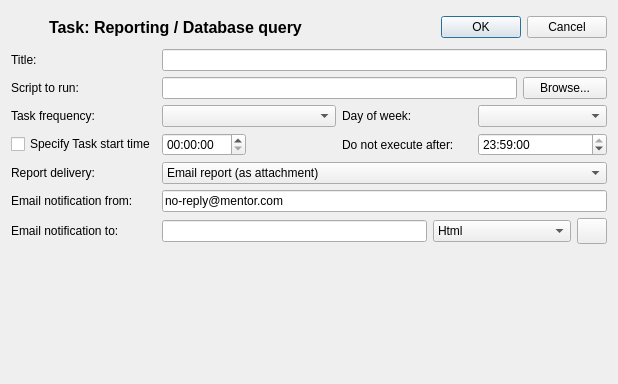
<?xml version="1.0" encoding="UTF-8"?>
<ui version="4.0">
 <class>monitor_reporting_basedialog</class>
 <widget class="QDialog" name="monitor_reporting_basedialog">
  <property name="geometry">
   <rect>
    <x>0</x>
    <y>0</y>
    <width>618</width>
    <height>384</height>
   </rect>
  </property>
  <property name="sizePolicy">
   <sizepolicy hsizetype="Preferred" vsizetype="Preferred">
    <horstretch>0</horstretch>
    <verstretch>0</verstretch>
   </sizepolicy>
  </property>
  <property name="windowTitle">
   <string>Schedule: Reporting on custom query</string>
  </property>
  <property name="windowIcon">
   <iconset resource="gex.qrc">
    <normaloff>:/gex/icons/gex_application_48x48.png</normaloff>:/gex/icons/gex_application_48x48.png</iconset>
  </property>
  <property name="autoFillBackground">
   <bool>true</bool>
  </property>
  <layout class="QVBoxLayout" name="verticalLayout">
   <item>
    <layout class="QHBoxLayout" name="horizontalLayout">
     <item>
      <widget class="QLabel" name="pixmapLabel1_2_2">
       <property name="minimumSize">
        <size>
         <width>32</width>
         <height>32</height>
        </size>
       </property>
       <property name="maximumSize">
        <size>
         <width>32</width>
         <height>32</height>
        </size>
       </property>
       <property name="pixmap">
        <pixmap resource="../../gex.qrc">:/gex/icons/reporting_task.png</pixmap>
       </property>
       <property name="scaledContents">
        <bool>true</bool>
       </property>
       <property name="wordWrap">
        <bool>false</bool>
       </property>
      </widget>
     </item>
     <item>
      <widget class="QLabel" name="TextLabel1">
       <property name="font">
        <font>
         <family>Ms Sans Serif</family>
         <pointsize>12</pointsize>
         <weight>75</weight>
         <bold>true</bold>
        </font>
       </property>
       <property name="text">
        <string>Task: Reporting / Database query</string>
       </property>
       <property name="wordWrap">
        <bool>false</bool>
       </property>
      </widget>
     </item>
     <item>
      <spacer name="horizontalSpacer">
       <property name="orientation">
        <enum>Qt::Horizontal</enum>
       </property>
       <property name="sizeType">
        <enum>QSizePolicy::Minimum</enum>
       </property>
       <property name="sizeHint" stdset="0">
        <size>
         <width>40</width>
         <height>5</height>
        </size>
       </property>
      </spacer>
     </item>
     <item>
      <widget class="QDialogButtonBox" name="buttonBox_OkCancel">
       <property name="standardButtons">
        <set>QDialogButtonBox::Cancel|QDialogButtonBox::Ok</set>
       </property>
      </widget>
     </item>
    </layout>
   </item>
   <item>
    <layout class="QGridLayout" name="gridLayout">
     <item row="0" column="0">
      <widget class="QLabel" name="TextLabel2_2_3">
       <property name="sizePolicy">
        <sizepolicy hsizetype="Minimum" vsizetype="Preferred">
         <horstretch>0</horstretch>
         <verstretch>0</verstretch>
        </sizepolicy>
       </property>
       <property name="minimumSize">
        <size>
         <width>70</width>
         <height>0</height>
        </size>
       </property>
       <property name="text">
        <string>Title:</string>
       </property>
       <property name="wordWrap">
        <bool>false</bool>
       </property>
      </widget>
     </item>
     <item row="1" column="0">
      <widget class="QLabel" name="TextLabel2_2">
       <property name="sizePolicy">
        <sizepolicy hsizetype="Minimum" vsizetype="Preferred">
         <horstretch>0</horstretch>
         <verstretch>0</verstretch>
        </sizepolicy>
       </property>
       <property name="minimumSize">
        <size>
         <width>115</width>
         <height>0</height>
        </size>
       </property>
       <property name="text">
        <string>Script to run:</string>
       </property>
       <property name="wordWrap">
        <bool>false</bool>
       </property>
      </widget>
     </item>
     <item row="1" column="5">
      <widget class="QPushButton" name="pushButtonBrowse">
       <property name="toolTip">
        <string>Browse your disk and select your script file</string>
       </property>
       <property name="text">
        <string>Browse...</string>
       </property>
       <property name="autoDefault">
        <bool>false</bool>
       </property>
      </widget>
     </item>
     <item row="2" column="0">
      <widget class="QLabel" name="TextLabel2_2_2_2_2">
       <property name="sizePolicy">
        <sizepolicy hsizetype="Minimum" vsizetype="Preferred">
         <horstretch>0</horstretch>
         <verstretch>0</verstretch>
        </sizepolicy>
       </property>
       <property name="minimumSize">
        <size>
         <width>115</width>
         <height>0</height>
        </size>
       </property>
       <property name="text">
        <string>Task frequency:</string>
       </property>
       <property name="wordWrap">
        <bool>false</bool>
       </property>
      </widget>
     </item>
     <item row="2" column="1" colspan="2">
      <widget class="QComboBox" name="comboBoxTaskFrequency">
       <property name="toolTip">
        <string>Select the database to work with...</string>
       </property>
      </widget>
     </item>
     <item row="2" column="3" colspan="3">
      <layout class="QHBoxLayout" name="horizontalLayout_2">
       <item>
        <widget class="QLabel" name="TextLabelDayOfWeek">
         <property name="text">
          <string>Day of week:</string>
         </property>
         <property name="wordWrap">
          <bool>false</bool>
         </property>
        </widget>
       </item>
       <item>
        <widget class="QComboBox" name="comboBoxTaskFrequencyDayOfWeek">
         <property name="sizePolicy">
          <sizepolicy hsizetype="Minimum" vsizetype="Fixed">
           <horstretch>0</horstretch>
           <verstretch>0</verstretch>
          </sizepolicy>
         </property>
         <property name="toolTip">
          <string>Specify which Day of the week...</string>
         </property>
        </widget>
       </item>
      </layout>
     </item>
     <item row="3" column="3" colspan="3">
      <layout class="QHBoxLayout" name="horizontalLayout_3">
       <item>
        <widget class="QLabel" name="TextLabelStopWindow">
         <property name="text">
          <string>Do not execute after:</string>
         </property>
         <property name="wordWrap">
          <bool>false</bool>
         </property>
        </widget>
       </item>
       <item>
        <widget class="QTimeEdit" name="timeEditStop">
         <property name="time">
          <time>
           <hour>23</hour>
           <minute>59</minute>
           <second>0</second>
          </time>
         </property>
        </widget>
       </item>
      </layout>
     </item>
     <item row="4" column="0">
      <widget class="QLabel" name="TextLabelYieldLevel">
       <property name="sizePolicy">
        <sizepolicy hsizetype="Minimum" vsizetype="Preferred">
         <horstretch>0</horstretch>
         <verstretch>0</verstretch>
        </sizepolicy>
       </property>
       <property name="minimumSize">
        <size>
         <width>115</width>
         <height>0</height>
        </size>
       </property>
       <property name="text">
        <string>Report delivery:</string>
       </property>
       <property name="wordWrap">
        <bool>false</bool>
       </property>
      </widget>
     </item>
     <item row="4" column="1" colspan="5">
      <widget class="QComboBox" name="comboBoxGeneration">
       <property name="toolTip">
        <string>Tell what to do with the report...</string>
       </property>
       <item>
        <property name="text">
         <string>Email report (as attachment)</string>
        </property>
       </item>
       <item>
        <property name="text">
         <string>Keep report on server, email its URL link</string>
        </property>
       </item>
       <item>
        <property name="text">
         <string>None (no email notification, report stored on server)</string>
        </property>
       </item>
      </widget>
     </item>
     <item row="5" column="0">
      <widget class="QLabel" name="TextLabelEmailFrom">
       <property name="sizePolicy">
        <sizepolicy hsizetype="Minimum" vsizetype="Preferred">
         <horstretch>0</horstretch>
         <verstretch>0</verstretch>
        </sizepolicy>
       </property>
       <property name="minimumSize">
        <size>
         <width>115</width>
         <height>0</height>
        </size>
       </property>
       <property name="text">
        <string>Email notification from:</string>
       </property>
       <property name="wordWrap">
        <bool>false</bool>
       </property>
      </widget>
     </item>
     <item row="6" column="0">
      <widget class="QLabel" name="TextLabelEmailList">
       <property name="sizePolicy">
        <sizepolicy hsizetype="Minimum" vsizetype="Preferred">
         <horstretch>0</horstretch>
         <verstretch>0</verstretch>
        </sizepolicy>
       </property>
       <property name="minimumSize">
        <size>
         <width>115</width>
         <height>0</height>
        </size>
       </property>
       <property name="text">
        <string>Email notification to:</string>
       </property>
       <property name="wordWrap">
        <bool>false</bool>
       </property>
      </widget>
     </item>
     <item row="6" column="4" colspan="2">
      <layout class="QHBoxLayout" name="horizontalLayout_4">
       <item>
        <widget class="QComboBox" name="comboBoxMailFormat">
         <property name="toolTip">
          <string>Email format: HTML or Plain TEXT</string>
         </property>
         <item>
          <property name="text">
           <string>Html</string>
          </property>
          <property name="icon">
           <iconset>
            <normalon>:/gex/icons/explorer.png</normalon>
           </iconset>
          </property>
         </item>
         <item>
          <property name="text">
           <string>Text</string>
          </property>
          <property name="icon">
           <iconset>
            <normalon>:/gex/icons/script_edit.png</normalon>
           </iconset>
          </property>
         </item>
        </widget>
       </item>
       <item>
        <widget class="QPushButton" name="pushButtonMailingList">
         <property name="sizePolicy">
          <sizepolicy hsizetype="Minimum" vsizetype="Minimum">
           <horstretch>0</horstretch>
           <verstretch>0</verstretch>
          </sizepolicy>
         </property>
         <property name="minimumSize">
          <size>
           <width>30</width>
           <height>26</height>
          </size>
         </property>
         <property name="maximumSize">
          <size>
           <width>30</width>
           <height>26</height>
          </size>
         </property>
         <property name="toolTip">
          <string>Pick a mailing list file</string>
         </property>
         <property name="text">
          <string/>
         </property>
         <property name="icon">
          <iconset resource="../../gex.qrc">
           <normaloff>:/gex/icons/email.png</normaloff>:/gex/icons/email.png</iconset>
         </property>
         <property name="iconSize">
          <size>
           <width>32</width>
           <height>32</height>
          </size>
         </property>
         <property name="autoDefault">
          <bool>false</bool>
         </property>
        </widget>
       </item>
      </layout>
     </item>
     <item row="1" column="1" colspan="4">
      <widget class="QLineEdit" name="LineEditPath">
       <property name="toolTip">
        <string>Select script to be executed (typically, use a script generated under Examinator-Production)</string>
       </property>
       <property name="text">
        <string/>
       </property>
      </widget>
     </item>
     <item row="0" column="1" colspan="5">
      <widget class="QLineEdit" name="LineEditTitle">
       <property name="toolTip">
        <string>Enter task title!</string>
       </property>
      </widget>
     </item>
     <item row="3" column="0">
      <widget class="QCheckBox" name="checkBoxExecutionWindow">
       <property name="toolTip">
        <string>Check if you want the task to be triggered at a given time</string>
       </property>
       <property name="text">
        <string>Specify Task start time</string>
       </property>
      </widget>
     </item>
     <item row="3" column="1">
      <widget class="QTimeEdit" name="timeEditStart"/>
     </item>
     <item row="5" column="1" colspan="5">
      <widget class="QLineEdit" name="lineEditEmailFrom">
       <property name="toolTip">
        <string>Enter 'From' email address</string>
       </property>
       <property name="text">
        <string>no-reply@mentor.com</string>
       </property>
      </widget>
     </item>
     <item row="6" column="1" colspan="3">
      <widget class="QLineEdit" name="lineEditEmailList">
       <property name="toolTip">
        <string>Enter email addresses to notify (comma separated)</string>
       </property>
      </widget>
     </item>
    </layout>
   </item>
   <item>
    <spacer name="verticalSpacer">
     <property name="orientation">
      <enum>Qt::Vertical</enum>
     </property>
     <property name="sizeHint" stdset="0">
      <size>
       <width>20</width>
       <height>40</height>
      </size>
     </property>
    </spacer>
   </item>
  </layout>
 </widget>
 <layoutdefault spacing="6" margin="11"/>
 <tabstops>
  <tabstop>LineEditTitle</tabstop>
  <tabstop>LineEditPath</tabstop>
  <tabstop>comboBoxTaskFrequency</tabstop>
  <tabstop>checkBoxExecutionWindow</tabstop>
  <tabstop>comboBoxGeneration</tabstop>
  <tabstop>lineEditEmailList</tabstop>
 </tabstops>
 <resources>
  <include location="../../gex.qrc"/>
 </resources>
 <connections/>
</ui>
